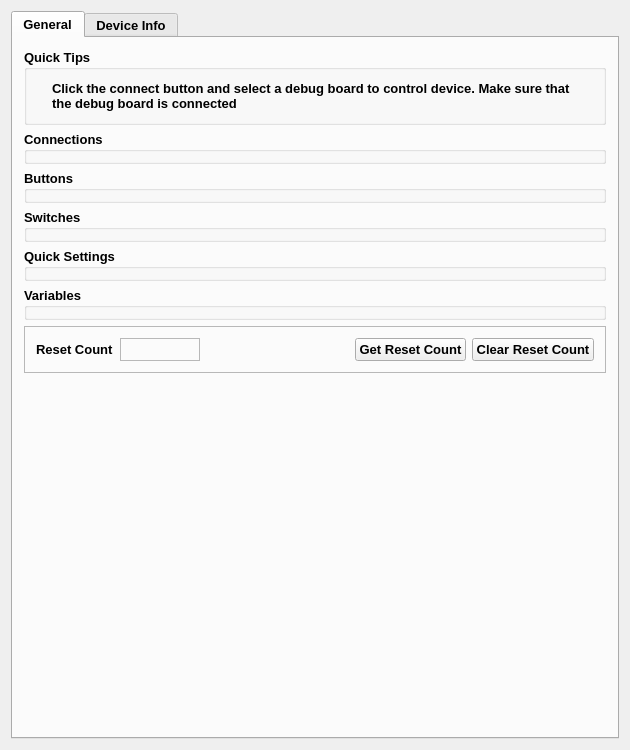
<?xml version="1.0" encoding="UTF-8"?>
<ui version="4.0">
 <class>TACFrameClass</class>
 <widget class="QWidget" name="TACFrameClass">
  <property name="geometry">
   <rect>
    <x>0</x>
    <y>0</y>
    <width>630</width>
    <height>750</height>
   </rect>
  </property>
  <property name="minimumSize">
   <size>
    <width>100</width>
    <height>500</height>
   </size>
  </property>
  <property name="windowTitle">
   <string>Test Automation Controller</string>
  </property>
  <property name="windowIcon">
   <iconset>
    <normaloff>:/TAC.png</normaloff>:/TAC.png</iconset>
  </property>
  <layout class="QVBoxLayout" name="verticalLayout">
   <item>
    <widget class="QTabWidget" name="_tabs">
     <property name="font">
      <font>
       <pointsize>10</pointsize>
       <bold>true</bold>
      </font>
     </property>
     <property name="currentIndex">
      <number>0</number>
     </property>
     <widget class="QWidget" name="General">
      <property name="minimumSize">
       <size>
        <width>200</width>
        <height>200</height>
       </size>
      </property>
      <attribute name="title">
       <string>General</string>
      </attribute>
      <layout class="QVBoxLayout" name="_generalLayout">
       <item>
        <widget class="QGroupBox" name="_infoGroupBox">
         <property name="title">
          <string>Quick Tips</string>
         </property>
         <layout class="QFormLayout" name="formLayout">
          <item row="0" column="0">
           <widget class="QLabel" name="_tipIconLabel">
            <property name="enabled">
             <bool>true</bool>
            </property>
            <property name="sizePolicy">
             <sizepolicy hsizetype="Minimum" vsizetype="Preferred">
              <horstretch>0</horstretch>
              <verstretch>0</verstretch>
             </sizepolicy>
            </property>
            <property name="text">
             <string/>
            </property>
            <property name="pixmap">
             <pixmap resource="resources/UI.qrc">:/Warning.drawio.png</pixmap>
            </property>
           </widget>
          </item>
          <item row="0" column="1">
           <widget class="QLabel" name="_tipMessageLabel">
            <property name="text">
             <string>&lt;html&gt;&lt;head/&gt;&lt;body&gt;&lt;p&gt;Click the connect button and select a debug board to control device. Make sure that the debug board is connected&lt;/p&gt;&lt;/body&gt;&lt;/html&gt;</string>
            </property>
            <property name="textFormat">
             <enum>Qt::TextFormat::RichText</enum>
            </property>
            <property name="wordWrap">
             <bool>true</bool>
            </property>
           </widget>
          </item>
         </layout>
        </widget>
       </item>
       <item>
        <widget class="QGroupBox" name="_connectionsGroupBox">
         <property name="font">
          <font>
           <pointsize>10</pointsize>
           <bold>true</bold>
          </font>
         </property>
         <property name="title">
          <string>Connections</string>
         </property>
        </widget>
       </item>
       <item>
        <widget class="QGroupBox" name="_buttonsGroupBox">
         <property name="sizePolicy">
          <sizepolicy hsizetype="Preferred" vsizetype="Minimum">
           <horstretch>0</horstretch>
           <verstretch>0</verstretch>
          </sizepolicy>
         </property>
         <property name="font">
          <font>
           <pointsize>10</pointsize>
           <bold>true</bold>
           <kerning>false</kerning>
          </font>
         </property>
         <property name="title">
          <string>Buttons</string>
         </property>
        </widget>
       </item>
       <item>
        <widget class="QGroupBox" name="_switchesGroupBox">
         <property name="sizePolicy">
          <sizepolicy hsizetype="Preferred" vsizetype="Minimum">
           <horstretch>0</horstretch>
           <verstretch>0</verstretch>
          </sizepolicy>
         </property>
         <property name="font">
          <font>
           <pointsize>10</pointsize>
           <bold>true</bold>
          </font>
         </property>
         <property name="title">
          <string>Switches</string>
         </property>
        </widget>
       </item>
       <item>
        <widget class="QGroupBox" name="_quickSettingsGroupBox">
         <property name="sizePolicy">
          <sizepolicy hsizetype="Preferred" vsizetype="Minimum">
           <horstretch>0</horstretch>
           <verstretch>0</verstretch>
          </sizepolicy>
         </property>
         <property name="font">
          <font>
           <pointsize>10</pointsize>
           <bold>true</bold>
          </font>
         </property>
         <property name="title">
          <string>Quick Settings</string>
         </property>
        </widget>
       </item>
       <item>
        <widget class="QGroupBox" name="_variablesGroupBox">
         <property name="sizePolicy">
          <sizepolicy hsizetype="Preferred" vsizetype="Minimum">
           <horstretch>0</horstretch>
           <verstretch>0</verstretch>
          </sizepolicy>
         </property>
         <property name="font">
          <font>
           <pointsize>10</pointsize>
           <bold>true</bold>
          </font>
         </property>
         <property name="title">
          <string>Variables</string>
         </property>
        </widget>
       </item>
       <item>
        <widget class="QFrame" name="_resetFrame">
         <property name="frameShape">
          <enum>QFrame::Shape::StyledPanel</enum>
         </property>
         <property name="frameShadow">
          <enum>QFrame::Shadow::Raised</enum>
         </property>
         <layout class="QHBoxLayout" name="horizontalLayout_3">
          <item>
           <widget class="QLabel" name="_resetCountLabel">
            <property name="text">
             <string>&lt;html&gt;&lt;head/&gt;&lt;body&gt;&lt;p&gt;&lt;span style=&quot; font-size:10pt; font-weight:600;&quot;&gt;Reset Count&lt;/span&gt;&lt;/p&gt;&lt;/body&gt;&lt;/html&gt;</string>
            </property>
           </widget>
          </item>
          <item>
           <widget class="QLabel" name="_resetCount">
            <property name="minimumSize">
             <size>
              <width>80</width>
              <height>0</height>
             </size>
            </property>
            <property name="frameShape">
             <enum>QFrame::Shape::StyledPanel</enum>
            </property>
            <property name="frameShadow">
             <enum>QFrame::Shadow::Sunken</enum>
            </property>
            <property name="text">
             <string/>
            </property>
            <property name="alignment">
             <set>Qt::AlignmentFlag::AlignRight|Qt::AlignmentFlag::AlignTrailing|Qt::AlignmentFlag::AlignVCenter</set>
            </property>
           </widget>
          </item>
          <item>
           <spacer name="horizontalSpacer_10">
            <property name="orientation">
             <enum>Qt::Orientation::Horizontal</enum>
            </property>
            <property name="sizeHint" stdset="0">
             <size>
              <width>40</width>
              <height>20</height>
             </size>
            </property>
           </spacer>
          </item>
          <item>
           <widget class="QPushButton" name="_getResetCountButton">
            <property name="font">
             <font>
              <pointsize>10</pointsize>
              <bold>true</bold>
             </font>
            </property>
            <property name="text">
             <string>Get Reset Count</string>
            </property>
           </widget>
          </item>
          <item>
           <widget class="QPushButton" name="_clearResetCountButton">
            <property name="font">
             <font>
              <pointsize>10</pointsize>
              <bold>true</bold>
             </font>
            </property>
            <property name="text">
             <string>Clear Reset Count</string>
            </property>
           </widget>
          </item>
         </layout>
        </widget>
       </item>
       <item>
        <spacer name="verticalSpacer_3">
         <property name="orientation">
          <enum>Qt::Orientation::Vertical</enum>
         </property>
         <property name="sizeHint" stdset="0">
          <size>
           <width>20</width>
           <height>99</height>
          </size>
         </property>
        </spacer>
       </item>
      </layout>
     </widget>
     <widget class="QWidget" name="DeviceInfo">
      <attribute name="title">
       <string>Device Info</string>
      </attribute>
      <layout class="QVBoxLayout" name="_deviceInfoLayout">
       <item>
        <widget class="QFrame" name="frame_2">
         <property name="frameShape">
          <enum>QFrame::Shape::StyledPanel</enum>
         </property>
         <property name="frameShadow">
          <enum>QFrame::Shadow::Raised</enum>
         </property>
         <layout class="QVBoxLayout" name="verticalLayout_6">
          <item>
           <widget class="QGroupBox" name="groupBox_5">
            <property name="title">
             <string>QTAC Device Information</string>
            </property>
            <layout class="QVBoxLayout" name="verticalLayout_5">
             <item>
              <layout class="QHBoxLayout" name="horizontalLayout_2" stretch="1,2,1">
               <item>
                <layout class="QVBoxLayout" name="verticalLayout_2">
                 <item>
                  <widget class="QLabel" name="_hardwareTypeLabel">
                   <property name="sizePolicy">
                    <sizepolicy hsizetype="Minimum" vsizetype="Preferred">
                     <horstretch>0</horstretch>
                     <verstretch>0</verstretch>
                    </sizepolicy>
                   </property>
                   <property name="text">
                    <string>&lt;html&gt;&lt;head/&gt;&lt;body&gt;&lt;p&gt;Hardware Type:&lt;/p&gt;&lt;/body&gt;&lt;/html&gt;</string>
                   </property>
                   <property name="alignment">
                    <set>Qt::AlignmentFlag::AlignRight|Qt::AlignmentFlag::AlignTrailing|Qt::AlignmentFlag::AlignVCenter</set>
                   </property>
                  </widget>
                 </item>
                 <item>
                  <widget class="QLabel" name="_hardwareVersionLabel">
                   <property name="sizePolicy">
                    <sizepolicy hsizetype="Minimum" vsizetype="Preferred">
                     <horstretch>0</horstretch>
                     <verstretch>0</verstretch>
                    </sizepolicy>
                   </property>
                   <property name="text">
                    <string>&lt;html&gt;&lt;head/&gt;&lt;body&gt;&lt;p&gt;HW Version:&lt;/p&gt;&lt;/body&gt;&lt;/html&gt;</string>
                   </property>
                   <property name="alignment">
                    <set>Qt::AlignmentFlag::AlignRight|Qt::AlignmentFlag::AlignTrailing|Qt::AlignmentFlag::AlignVCenter</set>
                   </property>
                  </widget>
                 </item>
                 <item>
                  <widget class="QLabel" name="_firmwareVersionLabel">
                   <property name="sizePolicy">
                    <sizepolicy hsizetype="Minimum" vsizetype="Preferred">
                     <horstretch>0</horstretch>
                     <verstretch>0</verstretch>
                    </sizepolicy>
                   </property>
                   <property name="text">
                    <string>&lt;html&gt;&lt;head/&gt;&lt;body&gt;&lt;p&gt;Firmware Version:&lt;/p&gt;&lt;/body&gt;&lt;/html&gt;</string>
                   </property>
                   <property name="alignment">
                    <set>Qt::AlignmentFlag::AlignRight|Qt::AlignmentFlag::AlignTrailing|Qt::AlignmentFlag::AlignVCenter</set>
                   </property>
                  </widget>
                 </item>
                 <item>
                  <widget class="QLabel" name="_firmwareVersionLabel_2">
                   <property name="sizePolicy">
                    <sizepolicy hsizetype="Minimum" vsizetype="Preferred">
                     <horstretch>0</horstretch>
                     <verstretch>0</verstretch>
                    </sizepolicy>
                   </property>
                   <property name="text">
                    <string>&lt;html&gt;&lt;head/&gt;&lt;body&gt;&lt;p&gt;Chipset:&lt;/p&gt;&lt;/body&gt;&lt;/html&gt;</string>
                   </property>
                   <property name="alignment">
                    <set>Qt::AlignmentFlag::AlignRight|Qt::AlignmentFlag::AlignTrailing|Qt::AlignmentFlag::AlignVCenter</set>
                   </property>
                  </widget>
                 </item>
                 <item>
                  <widget class="QLabel" name="_deviceNameLabel">
                   <property name="sizePolicy">
                    <sizepolicy hsizetype="Minimum" vsizetype="Preferred">
                     <horstretch>0</horstretch>
                     <verstretch>0</verstretch>
                    </sizepolicy>
                   </property>
                   <property name="text">
                    <string>&lt;html&gt;&lt;head/&gt;&lt;body&gt;&lt;p&gt;Name:&lt;/p&gt;&lt;/body&gt;&lt;/html&gt;</string>
                   </property>
                   <property name="alignment">
                    <set>Qt::AlignmentFlag::AlignRight|Qt::AlignmentFlag::AlignTrailing|Qt::AlignmentFlag::AlignVCenter</set>
                   </property>
                  </widget>
                 </item>
                 <item>
                  <widget class="QLabel" name="_deviceUUIDLabel">
                   <property name="sizePolicy">
                    <sizepolicy hsizetype="Minimum" vsizetype="Preferred">
                     <horstretch>0</horstretch>
                     <verstretch>0</verstretch>
                    </sizepolicy>
                   </property>
                   <property name="text">
                    <string>&lt;html&gt;&lt;head/&gt;&lt;body&gt;&lt;p&gt;UUID:&lt;/p&gt;&lt;/body&gt;&lt;/html&gt;</string>
                   </property>
                   <property name="alignment">
                    <set>Qt::AlignmentFlag::AlignRight|Qt::AlignmentFlag::AlignTrailing|Qt::AlignmentFlag::AlignVCenter</set>
                   </property>
                  </widget>
                 </item>
                 <item>
                  <widget class="QLabel" name="_serialNumberLabel">
                   <property name="sizePolicy">
                    <sizepolicy hsizetype="Minimum" vsizetype="Preferred">
                     <horstretch>0</horstretch>
                     <verstretch>0</verstretch>
                    </sizepolicy>
                   </property>
                   <property name="text">
                    <string>&lt;html&gt;&lt;head/&gt;&lt;body&gt;&lt;p&gt;Serial Number:&lt;/p&gt;&lt;/body&gt;&lt;/html&gt;</string>
                   </property>
                   <property name="alignment">
                    <set>Qt::AlignmentFlag::AlignRight|Qt::AlignmentFlag::AlignTrailing|Qt::AlignmentFlag::AlignVCenter</set>
                   </property>
                  </widget>
                 </item>
                 <item>
                  <widget class="QLabel" name="_platformIDLabel">
                   <property name="sizePolicy">
                    <sizepolicy hsizetype="Minimum" vsizetype="Preferred">
                     <horstretch>0</horstretch>
                     <verstretch>0</verstretch>
                    </sizepolicy>
                   </property>
                   <property name="text">
                    <string>&lt;html&gt;&lt;head/&gt;&lt;body&gt;&lt;p&gt;Platform ID:&lt;/p&gt;&lt;/body&gt;&lt;/html&gt;</string>
                   </property>
                   <property name="alignment">
                    <set>Qt::AlignmentFlag::AlignRight|Qt::AlignmentFlag::AlignTrailing|Qt::AlignmentFlag::AlignVCenter</set>
                   </property>
                  </widget>
                 </item>
                 <item>
                  <widget class="QLabel" name="_macAddressLabel">
                   <property name="text">
                    <string>&lt;html&gt;&lt;head/&gt;&lt;body&gt;&lt;p&gt;MAC Address:&lt;/p&gt;&lt;/body&gt;&lt;/html&gt;</string>
                   </property>
                   <property name="alignment">
                    <set>Qt::AlignmentFlag::AlignRight|Qt::AlignmentFlag::AlignTrailing|Qt::AlignmentFlag::AlignVCenter</set>
                   </property>
                  </widget>
                 </item>
                 <item>
                  <widget class="QLabel" name="_configFileLabel">
                   <property name="sizePolicy">
                    <sizepolicy hsizetype="Minimum" vsizetype="Preferred">
                     <horstretch>0</horstretch>
                     <verstretch>0</verstretch>
                    </sizepolicy>
                   </property>
                   <property name="text">
                    <string>&lt;html&gt;&lt;head/&gt;&lt;body&gt;&lt;p&gt;Configuration File:&lt;/p&gt;&lt;/body&gt;&lt;/html&gt;</string>
                   </property>
                   <property name="alignment">
                    <set>Qt::AlignmentFlag::AlignRight|Qt::AlignmentFlag::AlignTrailing|Qt::AlignmentFlag::AlignVCenter</set>
                   </property>
                  </widget>
                 </item>
                 <item>
                  <widget class="QLabel" name="_configDateLabel">
                   <property name="sizePolicy">
                    <sizepolicy hsizetype="Minimum" vsizetype="Preferred">
                     <horstretch>0</horstretch>
                     <verstretch>0</verstretch>
                    </sizepolicy>
                   </property>
                   <property name="text">
                    <string>&lt;html&gt;&lt;head/&gt;&lt;body&gt;&lt;p&gt;Configuration Date:&lt;/p&gt;&lt;/body&gt;&lt;/html&gt;</string>
                   </property>
                   <property name="alignment">
                    <set>Qt::AlignmentFlag::AlignRight|Qt::AlignmentFlag::AlignTrailing|Qt::AlignmentFlag::AlignVCenter</set>
                   </property>
                  </widget>
                 </item>
                 <item>
                  <widget class="QLabel" name="_configFileVersionLabel">
                   <property name="sizePolicy">
                    <sizepolicy hsizetype="Minimum" vsizetype="Preferred">
                     <horstretch>0</horstretch>
                     <verstretch>0</verstretch>
                    </sizepolicy>
                   </property>
                   <property name="text">
                    <string>&lt;html&gt;&lt;head/&gt;&lt;body&gt;&lt;p&gt;Configuration File Version:&lt;/p&gt;&lt;/body&gt;&lt;/html&gt;</string>
                   </property>
                   <property name="alignment">
                    <set>Qt::AlignmentFlag::AlignRight|Qt::AlignmentFlag::AlignTrailing|Qt::AlignmentFlag::AlignVCenter</set>
                   </property>
                  </widget>
                 </item>
                </layout>
               </item>
               <item>
                <layout class="QVBoxLayout" name="verticalLayout_3">
                 <item>
                  <widget class="QLabel" name="_hardwareType">
                   <property name="text">
                    <string>-</string>
                   </property>
                   <property name="alignment">
                    <set>Qt::AlignmentFlag::AlignCenter</set>
                   </property>
                  </widget>
                 </item>
                 <item>
                  <widget class="QLabel" name="_hardwareVersion">
                   <property name="text">
                    <string>-</string>
                   </property>
                   <property name="alignment">
                    <set>Qt::AlignmentFlag::AlignCenter</set>
                   </property>
                  </widget>
                 </item>
                 <item>
                  <widget class="QLabel" name="_firmwareVersion">
                   <property name="text">
                    <string>-</string>
                   </property>
                   <property name="alignment">
                    <set>Qt::AlignmentFlag::AlignCenter</set>
                   </property>
                  </widget>
                 </item>
                 <item>
                  <widget class="QLabel" name="_chipset">
                   <property name="text">
                    <string>&lt;html&gt;&lt;head/&gt;&lt;body&gt;&lt;p&gt;-&lt;/p&gt;&lt;/body&gt;&lt;/html&gt;</string>
                   </property>
                   <property name="alignment">
                    <set>Qt::AlignmentFlag::AlignCenter</set>
                   </property>
                  </widget>
                 </item>
                 <item>
                  <widget class="QLabel" name="_deviceName">
                   <property name="minimumSize">
                    <size>
                     <width>124</width>
                     <height>0</height>
                    </size>
                   </property>
                   <property name="text">
                    <string>-</string>
                   </property>
                   <property name="alignment">
                    <set>Qt::AlignmentFlag::AlignCenter</set>
                   </property>
                  </widget>
                 </item>
                 <item>
                  <widget class="QLabel" name="_deviceUUID">
                   <property name="text">
                    <string>-</string>
                   </property>
                   <property name="alignment">
                    <set>Qt::AlignmentFlag::AlignCenter</set>
                   </property>
                  </widget>
                 </item>
                 <item>
                  <widget class="QLabel" name="_serialNumber">
                   <property name="text">
                    <string>-</string>
                   </property>
                   <property name="alignment">
                    <set>Qt::AlignmentFlag::AlignCenter</set>
                   </property>
                  </widget>
                 </item>
                 <item>
                  <widget class="QLabel" name="_platformID">
                   <property name="text">
                    <string>-</string>
                   </property>
                   <property name="alignment">
                    <set>Qt::AlignmentFlag::AlignCenter</set>
                   </property>
                  </widget>
                 </item>
                 <item>
                  <widget class="QLabel" name="_macAddress">
                   <property name="text">
                    <string>-</string>
                   </property>
                   <property name="alignment">
                    <set>Qt::AlignmentFlag::AlignCenter</set>
                   </property>
                  </widget>
                 </item>
                 <item>
                  <widget class="QLabel" name="_configurationFile">
                   <property name="text">
                    <string>-</string>
                   </property>
                   <property name="alignment">
                    <set>Qt::AlignmentFlag::AlignCenter</set>
                   </property>
                  </widget>
                 </item>
                 <item>
                  <widget class="QLabel" name="_configurationDate">
                   <property name="text">
                    <string>-</string>
                   </property>
                   <property name="alignment">
                    <set>Qt::AlignmentFlag::AlignCenter</set>
                   </property>
                  </widget>
                 </item>
                 <item>
                  <widget class="QLabel" name="_configurationFileVersion">
                   <property name="text">
                    <string>-</string>
                   </property>
                   <property name="alignment">
                    <set>Qt::AlignmentFlag::AlignCenter</set>
                   </property>
                  </widget>
                 </item>
                </layout>
               </item>
               <item>
                <layout class="QVBoxLayout" name="verticalLayout_4">
                 <item>
                  <spacer name="horizontalSpacer_11">
                   <property name="orientation">
                    <enum>Qt::Orientation::Horizontal</enum>
                   </property>
                   <property name="sizeType">
                    <enum>QSizePolicy::Policy::Minimum</enum>
                   </property>
                   <property name="sizeHint" stdset="0">
                    <size>
                     <width>10</width>
                     <height>20</height>
                    </size>
                   </property>
                  </spacer>
                 </item>
                 <item>
                  <spacer name="horizontalSpacer_9">
                   <property name="orientation">
                    <enum>Qt::Orientation::Horizontal</enum>
                   </property>
                   <property name="sizeType">
                    <enum>QSizePolicy::Policy::Minimum</enum>
                   </property>
                   <property name="sizeHint" stdset="0">
                    <size>
                     <width>10</width>
                     <height>20</height>
                    </size>
                   </property>
                  </spacer>
                 </item>
                 <item>
                  <spacer name="horizontalSpacer_7">
                   <property name="orientation">
                    <enum>Qt::Orientation::Horizontal</enum>
                   </property>
                   <property name="sizeType">
                    <enum>QSizePolicy::Policy::Minimum</enum>
                   </property>
                   <property name="sizeHint" stdset="0">
                    <size>
                     <width>10</width>
                     <height>20</height>
                    </size>
                   </property>
                  </spacer>
                 </item>
                 <item>
                  <spacer name="horizontalSpacer_8">
                   <property name="orientation">
                    <enum>Qt::Orientation::Horizontal</enum>
                   </property>
                   <property name="sizeType">
                    <enum>QSizePolicy::Policy::Minimum</enum>
                   </property>
                   <property name="sizeHint" stdset="0">
                    <size>
                     <width>10</width>
                     <height>20</height>
                    </size>
                   </property>
                  </spacer>
                 </item>
                 <item>
                  <layout class="QHBoxLayout" name="horizontalLayout">
                   <item>
                    <spacer name="horizontalSpacer_5">
                     <property name="orientation">
                      <enum>Qt::Orientation::Horizontal</enum>
                     </property>
                     <property name="sizeType">
                      <enum>QSizePolicy::Policy::Minimum</enum>
                     </property>
                     <property name="sizeHint" stdset="0">
                      <size>
                       <width>10</width>
                       <height>20</height>
                      </size>
                     </property>
                    </spacer>
                   </item>
                   <item>
                    <widget class="QPushButton" name="_renameButton">
                     <property name="enabled">
                      <bool>false</bool>
                     </property>
                     <property name="text">
                      <string>Rename...</string>
                     </property>
                    </widget>
                   </item>
                  </layout>
                 </item>
                 <item>
                  <spacer name="horizontalSpacer_6">
                   <property name="orientation">
                    <enum>Qt::Orientation::Horizontal</enum>
                   </property>
                   <property name="sizeType">
                    <enum>QSizePolicy::Policy::Minimum</enum>
                   </property>
                   <property name="sizeHint" stdset="0">
                    <size>
                     <width>10</width>
                     <height>20</height>
                    </size>
                   </property>
                  </spacer>
                 </item>
                 <item>
                  <spacer name="horizontalSpacer">
                   <property name="orientation">
                    <enum>Qt::Orientation::Horizontal</enum>
                   </property>
                   <property name="sizeType">
                    <enum>QSizePolicy::Policy::Minimum</enum>
                   </property>
                   <property name="sizeHint" stdset="0">
                    <size>
                     <width>10</width>
                     <height>20</height>
                    </size>
                   </property>
                  </spacer>
                 </item>
                 <item>
                  <spacer name="horizontalSpacer_2">
                   <property name="orientation">
                    <enum>Qt::Orientation::Horizontal</enum>
                   </property>
                   <property name="sizeType">
                    <enum>QSizePolicy::Policy::Minimum</enum>
                   </property>
                   <property name="sizeHint" stdset="0">
                    <size>
                     <width>10</width>
                     <height>20</height>
                    </size>
                   </property>
                  </spacer>
                 </item>
                 <item>
                  <spacer name="horizontalSpacer_3">
                   <property name="orientation">
                    <enum>Qt::Orientation::Horizontal</enum>
                   </property>
                   <property name="sizeType">
                    <enum>QSizePolicy::Policy::Minimum</enum>
                   </property>
                   <property name="sizeHint" stdset="0">
                    <size>
                     <width>10</width>
                     <height>20</height>
                    </size>
                   </property>
                  </spacer>
                 </item>
                 <item>
                  <spacer name="horizontalSpacer_4">
                   <property name="orientation">
                    <enum>Qt::Orientation::Horizontal</enum>
                   </property>
                   <property name="sizeType">
                    <enum>QSizePolicy::Policy::Minimum</enum>
                   </property>
                   <property name="sizeHint" stdset="0">
                    <size>
                     <width>10</width>
                     <height>20</height>
                    </size>
                   </property>
                  </spacer>
                 </item>
                 <item>
                  <spacer name="horizontalSpacer_13">
                   <property name="orientation">
                    <enum>Qt::Orientation::Horizontal</enum>
                   </property>
                   <property name="sizeHint" stdset="0">
                    <size>
                     <width>40</width>
                     <height>20</height>
                    </size>
                   </property>
                  </spacer>
                 </item>
                 <item>
                  <spacer name="horizontalSpacer_12">
                   <property name="orientation">
                    <enum>Qt::Orientation::Horizontal</enum>
                   </property>
                   <property name="sizeType">
                    <enum>QSizePolicy::Policy::Minimum</enum>
                   </property>
                   <property name="sizeHint" stdset="0">
                    <size>
                     <width>10</width>
                     <height>20</height>
                    </size>
                   </property>
                  </spacer>
                 </item>
                </layout>
               </item>
              </layout>
             </item>
            </layout>
           </widget>
          </item>
          <item>
           <spacer name="verticalSpacer">
            <property name="orientation">
             <enum>Qt::Orientation::Vertical</enum>
            </property>
            <property name="sizeHint" stdset="0">
             <size>
              <width>20</width>
              <height>363</height>
             </size>
            </property>
           </spacer>
          </item>
         </layout>
        </widget>
       </item>
      </layout>
     </widget>
    </widget>
   </item>
  </layout>
  <action name="actionExit">
   <property name="text">
    <string>Exit</string>
   </property>
  </action>
  <action name="actionAlpacaDeviceOpen">
   <property name="text">
    <string>QTAC Device</string>
   </property>
  </action>
 </widget>
 <layoutdefault spacing="6" margin="11"/>
 <resources>
  <include location="resources/UI.qrc"/>
 </resources>
 <connections/>
</ui>
